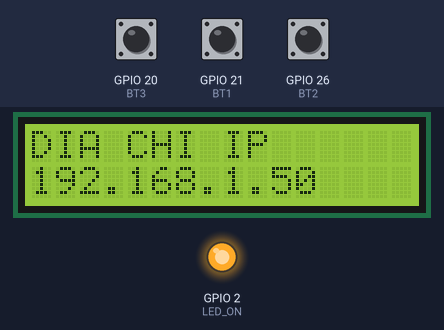
The program below on a simulated Raspberry Pi (BCM pin numbers). Parts: 16×2 character LCD, output pins drawn as LEDs (lit = HIGH). The inputs (shaded band) are chosen by the test bench; at power-on: GPIO 26 (BT2) HIGH, GPIO 20 (BT3) HIGH, GPIO 21 (BT1) HIGH. The clock reads 2024-03-15 10:24:30 at power-on unless the program sets it; pins used as bus, display or sensor lines are not drawn; what the program prints to the terminal is not drawn.

Above: at 2.1 s.
At 6.2 s:
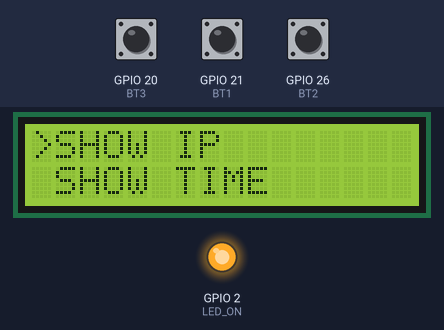
6.3 s: GPIO 26 (BT2) pulled LOW for 1 s
At 8.5 s:
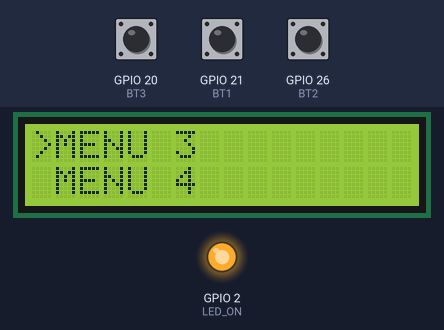
8.8 s: GPIO 20 (BT3) pulled LOW for 3.2 s
At 9.3 s:
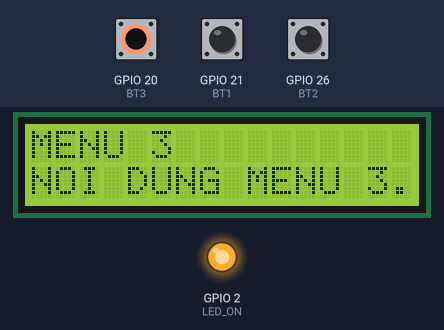
15.0 s: GPIO 20 (BT3) pulled LOW for 0.15 s
18.1 s: GPIO 20 (BT3) pulled LOW for 1 s
22.1 s: GPIO 26 (BT2) pulled LOW for 0.15 s
At 22.2 s:
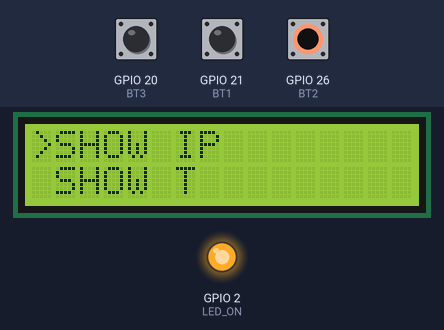
23.7 s: GPIO 20 (BT3) driven LOW and GPIO 26 (BT2) driven LOW
At 25.0 s:
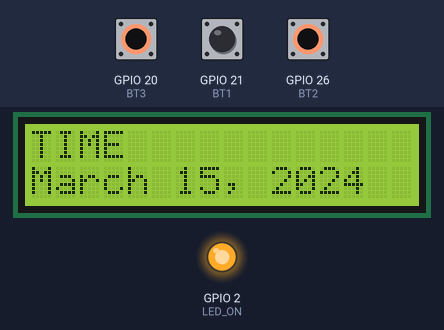
Timing chart, 0 to 26.7 s (numbered marks = the images above; inputs shaded):
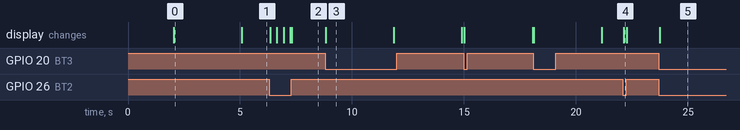

Measured:
- after the input at 6.3 s, the display: first changes at once (image 2 shows a later state)
- after the input at 8.8 s, the display: changes at once (image 3)
- after the input at 22.1 s, the display: changes at once (image 4)
- after the input at 23.7 s, the display: first changes at once (image 5 shows a later state)
- what the display in image 0 shows lasts 3.1 s, from 2.0 s to 5.1 s

The program:

menuLCD.py
```python
# import
import RPi.GPIO as GPIO
import time
import socket
import datetime
# Define GPIO to LCD mapping
LCD_RS = 23
LCD_E = 27
LCD_D4 = 18
LCD_D5 = 17
LCD_D6 = 14
LCD_D7 = 3
LED_ON = 2
# Define some device constants
LCD_WIDTH = 16  # Max char
LCD_CHR = True
LCD_CMD = False

LCD_LINE_1 = 0x80  # 1 LCD RAM add
LCD_LINE_2 = 0xC0  # 2 LCD RAM add
# Timing constants
E_PULSE = 0.00005
E_DELAY = 0.00005
BT1 = 21
BT2 = 26
BT3 = 20


def lcd_init():
    GPIO.setmode(GPIO.BCM)
    GPIO.setwarnings(False)
    GPIO.setup(LCD_E, GPIO.OUT)
    GPIO.setup(LCD_RS, GPIO.OUT)
    GPIO.setup(LCD_D4, GPIO.OUT)
    GPIO.setup(LCD_D5, GPIO.OUT)
    GPIO.setup(LCD_D6, GPIO.OUT)
    GPIO.setup(LCD_D7, GPIO.OUT)
    GPIO.setup(LED_ON, GPIO.OUT)
    # Initialise display
    lcd_byte(0x33, LCD_CMD)
    lcd_byte(0x32, LCD_CMD)
    lcd_byte(0x28, LCD_CMD)
    lcd_byte(0x0C, LCD_CMD)
    lcd_byte(0x06, LCD_CMD)
    lcd_byte(0x01, LCD_CMD)


def lcd_string(message, line):
    message = message.rjust(len(message))
    if line == 1:
        lcd_byte(LCD_LINE_1, False)
    else:
        lcd_byte(LCD_LINE_2, False)
    for i in range(len(message)):
        lcd_byte(ord(message[i]), LCD_CHR)


def lcd_clear():
    lcd_string("                ", 1)
    lcd_string("                ", 2)


def lcd_byte(bits, mode):
    # Send byte to data pins
    # bits = data
    # mode = True for character
    #       False for command
    GPIO.output(LCD_RS, mode)  # RS
    # High bits
    GPIO.output(LCD_D4, False)
    GPIO.output(LCD_D5, False)
    GPIO.output(LCD_D6, False)
    GPIO.output(LCD_D7, False)
    if bits & 0x10 == 0x10:
        GPIO.output(LCD_D4, True)
    if bits & 0x20 == 0x20:
        GPIO.output(LCD_D5, True)
    if bits & 0x40 == 0x40:
        GPIO.output(LCD_D6, True)
    if bits & 0x80 == 0x80:
        GPIO.output(LCD_D7, True)
    # Toggle 'Enable' pin
    time.sleep(E_DELAY)
    GPIO.output(LCD_E, True)
    time.sleep(E_PULSE)
    GPIO.output(LCD_E, False)
    time.sleep(E_DELAY)
    # Low bits
    GPIO.output(LCD_D4, False)
    GPIO.output(LCD_D5, False)
    GPIO.output(LCD_D6, False)
    GPIO.output(LCD_D7, False)
    if bits & 0x01 == 0x01:
        GPIO.output(LCD_D4, True)
    if bits & 0x02 == 0x02:
        GPIO.output(LCD_D5, True)
    if bits & 0x04 == 0x04:
        GPIO.output(LCD_D6, True)
    if bits & 0x08 == 0x08:
        GPIO.output(LCD_D7, True)
    # Toggle 'Enable' pin
    time.sleep(E_DELAY)
    GPIO.output(LCD_E, True)
    time.sleep(E_PULSE)
    GPIO.output(LCD_E, False)
    time.sleep(E_DELAY)


def updateMenu():
    if (countMenu == 0):
        lcd_clear()
        lcd_string(">SHOW IP", 1)
        lcd_string(" SHOW TIME", 2)
    elif (countMenu == 1):
        lcd_clear()
        lcd_string(" SHOW IP", 1)
        lcd_string(">SHOW TIME", 2)
    elif (countMenu == 2):
        lcd_clear()
        lcd_string(">MENU 3", 1)
        lcd_string(" MENU 4", 2)
    elif (countMenu == 3):
        lcd_clear()
        lcd_string(" MENU 3", 1)
        lcd_string(">MENU 4", 2)


def get_ip_address():
    ip_address = ''
    s = socket.socket(socket.AF_INET, socket.SOCK_DGRAM)
    s.connect(("8.8.8.8", 80))
    ip_address = s.getsockname()[0]
    s.close()
    return ip_address


def selectMenu():
    if (countMenu == 0):
        lcd_clear()
        lcd_string("DIA CHI IP", 1)
        lcd_string(get_ip_address(), 2)
        time.sleep(3)
    elif (countMenu == 1):
        lcd_clear()
        lcd_string("TIME", 1)
        lcd_string(datetime.date.today().strftime("%B %d, %Y"), 2)
        time.sleep(3)
    elif (countMenu == 2):
        lcd_clear()
        lcd_string("MENU 3", 1)
        lcd_string("NOI DUNG MENU 3.", 2)
        time.sleep(3)
    elif (countMenu == 3):
        lcd_clear()
        lcd_string("MENU 4", 1)
        lcd_string("NOI DUNG MENU 4.", 2)
        time.sleep(3)


def main():
    GPIO.setmode(GPIO.BCM)
    GPIO.setup(BT1, GPIO.IN, pull_up_down=GPIO.PUD_UP)
    GPIO.setup(BT2, GPIO.IN, pull_up_down=GPIO.PUD_UP)
    GPIO.setup(BT3, GPIO.IN, pull_up_down=GPIO.PUD_UP)
    lcd_init()
    time.sleep(1)
    lcd_clear()
    GPIO.output(LED_ON, True)
    time.sleep(1)
    global countMenu
    countMenu = 0
    selectMenu()
    updateMenu()
    while True:
        if (GPIO.input(BT1) == 0):
            countMenu += 1
            if (countMenu > 3):
                countMenu = 0
            updateMenu()
            print("BT1 ", countMenu)
            break
        if (GPIO.input(BT2) == 0):
            countMenu -= 1
            if (countMenu < 0):
                countMenu = 3
            updateMenu()
            print("BT2 ", countMenu)
        if (GPIO.input(BT3) == 0):
            selectMenu()
            updateMenu()
            print("BT3 ", countMenu)


main()
```
